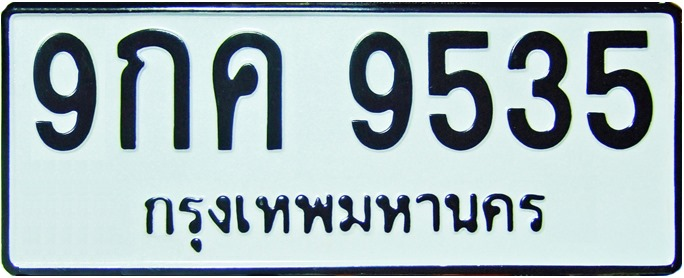
%> input picture v8301977-0.jpg, 684 x 278 px
$ octave 'Licen Plate Detection.m'   (GNU Octave 9; MATLAB toolbox functions it lacks are replaced by stand-ins)
%> lines starting %> are read from the running program, lines starting %| are printed output that depends on the picture; in (x1, y1, x2, y2) boxes, pixels count from 0 and x2, y2 are one past the last pixel; in counts of white or black regions, pixels touching at a corner belong together; the program's own positions count from 1
% >> Question I : license plate<<
%5735512155 Sig&Img_1/59

%  ÊèÇ¹¡ÒÃÍèÒ¹¤èÒÀÒ¾
rgbImage = imread('C:\Users\Tong\Desktop\Coe #13\signal&Image Processing\Signal Assignment 59\v8301977-0.jpg');
%> rgbImage is the input picture: size 278x684x3 uint8; mean R, G, B 164.3, 180.2, 184.4


% ´Ö§¤èÒ dimansion ¢Í§ÀÒ¾ÁÒãªé
[rows, columns, numberOfColorBands] = size(rgbImage);
%> rows = 278; columns = 684; numberOfColorBands = 3

subplot(2,3,1);
imshow(rgbImage),title('Original Image');


% Åº¢Íº»éÒÂ·ÐàºÕÂ¹.
rgbImage(1:25, :, :) = 255;
rgbImage(:, 1:20, :) = 255;
rgbImage(:, 670:end, :) = 255;
rgbImage(190:end, : , : ) = 255;
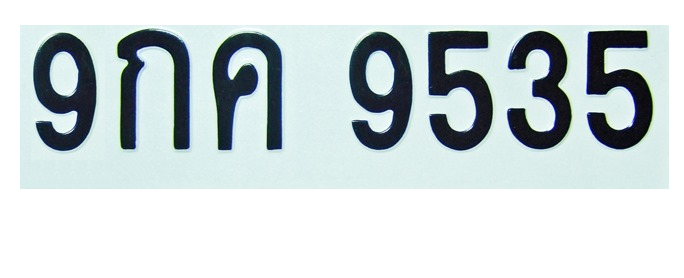
%> rgbImage: size 278x684x3 uint8; mean R, G, B 203.7, 212.8, 214.3

subplot(2,3,2);
imshow(rgbImage),title('Remove Edge');


% à»ÅÕèÂ¹ÃÙ»à»ç¹ binary
thresholdValue = 55;
binaryImage = rgbImage(:,:, 1) < thresholdValue | rgbImage(:,:, 2) < thresholdValue | rgbImage(:,:, 3) < thresholdValue;
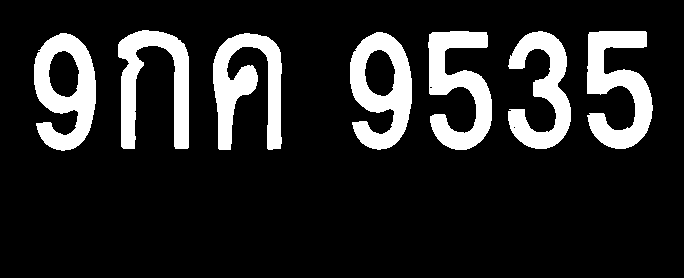
%> binaryImage: size 278x684 logical; 15.1% white; 7 white regions, largest, box (x1, y1, x2, y2) and area: (213, 33, 282, 150) 4307, (587, 31, 653, 149) 4288, (34, 33, 96, 151) 4155

subplot(2,3,3);
imshow(binaryImage),title('Binary Image');


% ãÊè filter à¾×èÍ¡ÃÍ§ÊèÇ¹à¡Ô¹
filledImage = imfill(binaryImage, 'holes');
%> filledImage: size 278x684 logical; 16.2% white; 7 white regions

subplot(2,3,4);
imshow(filledImage),title('Filled Binary Image');
drawnow;


% ãªé¿Ñ§¡ìªÑ¹ËÒàÊé¹¢Íº
[labeledImage numberOfBlobs] = bwlabel(filledImage);
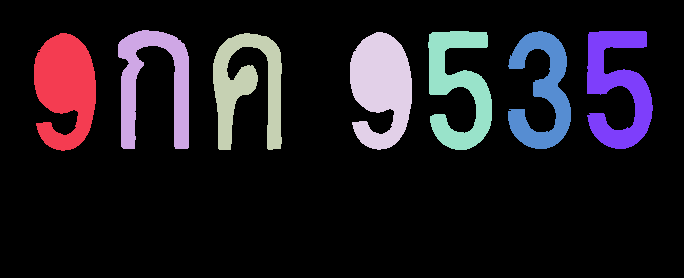
%> labeledImage: size 278x684 double; 8 distinct labels, from 0 to 7; one colour per label, 0 black
%> numberOfBlobs = 7
measurements = regionprops(labeledImage, 'BoundingBox');
%> measurements = 7 regions; box (x1, y1, x2, y2): (34, 33, 96, 151), (118, 30, 189, 149), (213, 33, 282, 150), (350, 32, 412, 150), (428, 31, 492, 150), (508, 31, 571, 149), (587, 31, 653, 149)
for k = 1 : numberOfBlobs
	x1 = measurements(k).BoundingBox(1);
	y1 = measurements(k).BoundingBox(2);
	width = measurements(k).BoundingBox(3);
	height = measurements(k).BoundingBox(4);
	x2 = x1 + width;
	y2 = y1 + height;

	x1 = ceil(x1);
	y1 = ceil(y1);
	x2 = floor(x2);
	y2 = floor(y2);
	filledImage(y1:y2, x1:x2) = true;

	subplot(2,3,5);
	imshow(filledImage),title('Fill Binary Image');
end
%> this loop made 7 passes
%> (x1, y1, width, height, x2, y2) on passes 1 to 7: (35, 34, 62, 118, 96, 151), (119, 31, 71, 119, 189, 149), (214, 34, 69, 117, 282, 150), (351, 33, 62, 118, 412, 150), (429, 32, 64, 119, 492, 150), (509, 32, 63, 118, 571, 149), (588, 32, 66, 118, 653, 149)
%> pass 1, `imshow(filledImage)`:
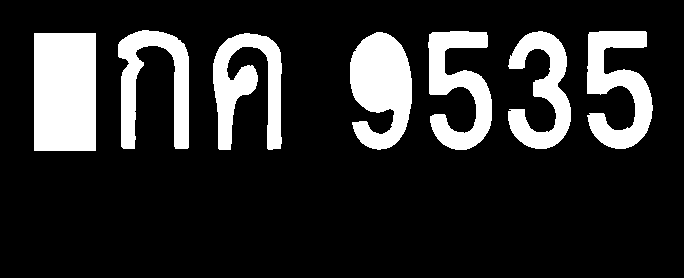
%> displayed picture: size 278x684 logical; 17.3% white; 7 white regions, largest, box (x1, y1, x2, y2) and area: (34, 33, 96, 151) 7316, (350, 32, 412, 150) 5218, (213, 33, 282, 150) 4307
%> after the loop:
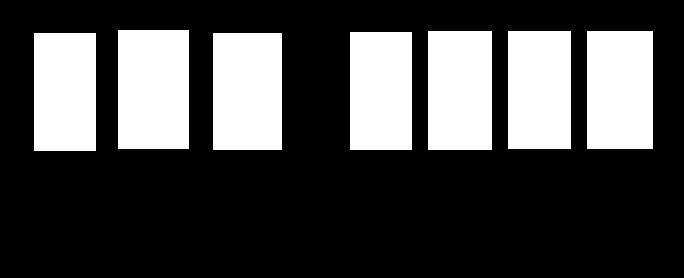
%> filledImage: size 278x684 logical; 28.4% white; 7 white regions, largest, box (x1, y1, x2, y2) and area: (118, 30, 189, 149) 8449, (213, 33, 282, 150) 8073, (587, 31, 653, 149) 7788

figure
% áÊ´§¼ÅÅÑ¾¸ì
for k = 1 : numberOfBlobs
	x1 = measurements(k).BoundingBox(1);
	y1 = measurements(k).BoundingBox(2);
	width = measurements(k).BoundingBox(3);
	height = measurements(k).BoundingBox(4);
	subImage = imcrop(rgbImage, [x1 y1 width height]);

	subplot(2,4,k);
	imshow(subImage);
	caption = sprintf('Charactor digit:%d',k);
	title(caption);
end
%> this loop made 7 passes
%> (x1, y1, width, height, caption) on passes 1 to 7: (34.5, 33.5, 62, 118, 'Charactor digit:1'), (118.5, 30.5, 71, 119, 'Charactor digit:2'), (213.5, 33.5, 69, 117, 'Charactor digit:3'), (350.5, 32.5, 62, 118, 'Charactor digit:4'), (428.5, 31.5, 64, 119, 'Charactor digit:5'), (508.5, 31.5, 63, 118, 'Charactor digit:6'), (587.5, 31.5, 66, 118, 'Charactor digit:7')
%> pass 3, `subImage = imcrop(rgbImage, [x1 y1 width height]);`:
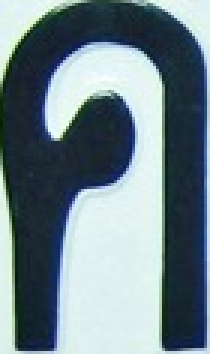
%> subImage: size 118x70x3 uint8 (shown 3 times larger); mean R, G, B 111.8, 130.1, 137.9
%> after the loop:
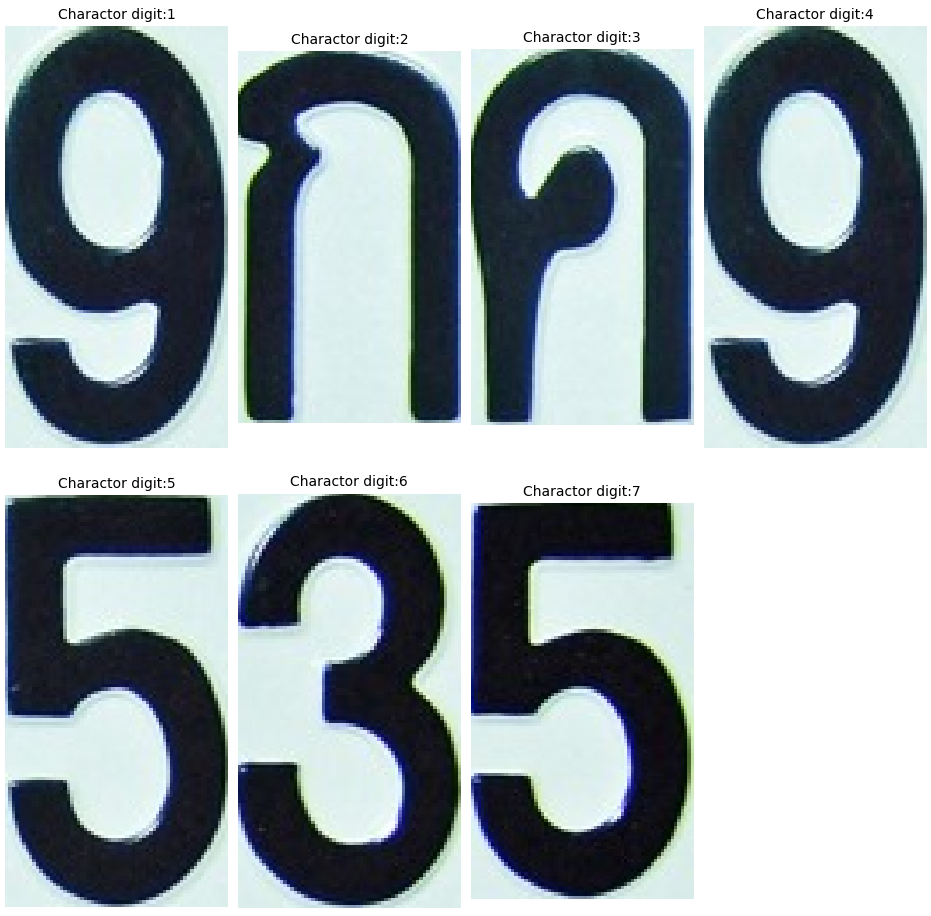
%> figure redrawn from the program's plot data, 7 panels
